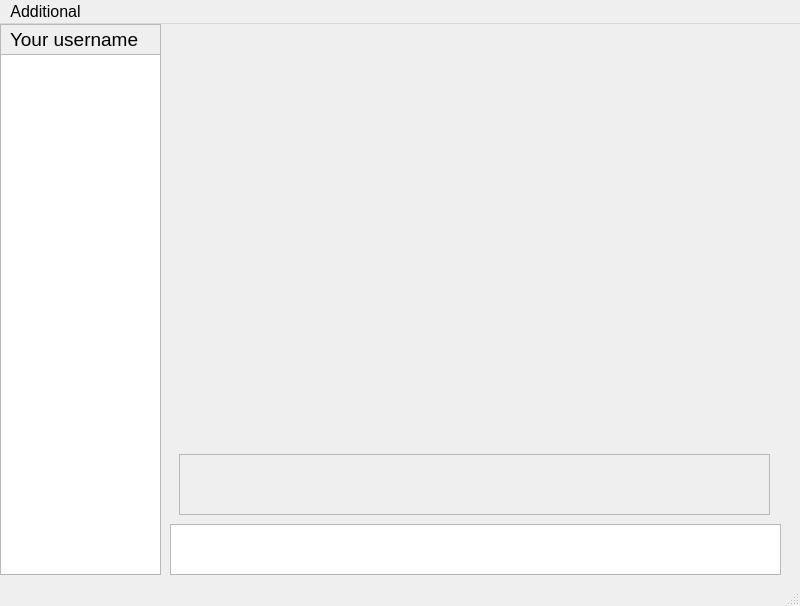
<?xml version="1.0" encoding="UTF-8"?>
<ui version="4.0">
 <class>MainWindow</class>
 <widget class="QMainWindow" name="MainWindow">
  <property name="geometry">
   <rect>
    <x>0</x>
    <y>0</y>
    <width>800</width>
    <height>606</height>
   </rect>
  </property>
  <property name="font">
   <font>
    <family>Arial</family>
    <pointsize>12</pointsize>
   </font>
  </property>
  <property name="windowTitle">
   <string>MainWindow</string>
  </property>
  <widget class="QWidget" name="centralwidget">
   <widget class="QListWidget" name="contacts_List">
    <property name="geometry">
     <rect>
      <x>0</x>
      <y>30</y>
      <width>161</width>
      <height>521</height>
     </rect>
    </property>
    <property name="font">
     <font>
      <family>Arial</family>
      <pointsize>16</pointsize>
     </font>
    </property>
   </widget>
   <widget class="QTextEdit" name="current_Text">
    <property name="geometry">
     <rect>
      <x>170</x>
      <y>500</y>
      <width>611</width>
      <height>51</height>
     </rect>
    </property>
    <property name="font">
     <font>
      <family>Arial</family>
      <pointsize>14</pointsize>
     </font>
    </property>
    <property name="cursor" stdset="0">
     <cursorShape>IBeamCursor</cursorShape>
    </property>
   </widget>
   <widget class="QFrame" name="username_Frame">
    <property name="geometry">
     <rect>
      <x>0</x>
      <y>0</y>
      <width>161</width>
      <height>31</height>
     </rect>
    </property>
    <property name="frameShape">
     <enum>QFrame::Shape::StyledPanel</enum>
    </property>
    <property name="frameShadow">
     <enum>QFrame::Shadow::Raised</enum>
    </property>
    <widget class="QLabel" name="current_Username">
     <property name="geometry">
      <rect>
       <x>10</x>
       <y>5</y>
       <width>141</width>
       <height>21</height>
      </rect>
     </property>
     <property name="font">
      <font>
       <family>Arial</family>
       <pointsize>14</pointsize>
      </font>
     </property>
     <property name="text">
      <string>Your username</string>
     </property>
    </widget>
   </widget>
   <widget class="QFrame" name="chatContainer">
    <property name="geometry">
     <rect>
      <x>179</x>
      <y>430</y>
      <width>591</width>
      <height>61</height>
     </rect>
    </property>
    <property name="frameShape">
     <enum>QFrame::Shape::StyledPanel</enum>
    </property>
    <property name="frameShadow">
     <enum>QFrame::Shadow::Raised</enum>
    </property>
   </widget>
  </widget>
  <widget class="QMenuBar" name="menubar">
   <property name="geometry">
    <rect>
     <x>0</x>
     <y>0</y>
     <width>800</width>
     <height>33</height>
    </rect>
   </property>
   <widget class="QMenu" name="menuSettings">
    <property name="title">
     <string>Additional</string>
    </property>
    <addaction name="actionSettings"/>
    <addaction name="actionAdd_contact"/>
   </widget>
   <addaction name="menuSettings"/>
  </widget>
  <widget class="QStatusBar" name="statusbar"/>
  <action name="actionSettings">
   <property name="text">
    <string>Settings</string>
   </property>
  </action>
  <action name="actionAdd_contact">
   <property name="text">
    <string>Add contact</string>
   </property>
  </action>
 </widget>
 <resources/>
 <connections/>
</ui>
